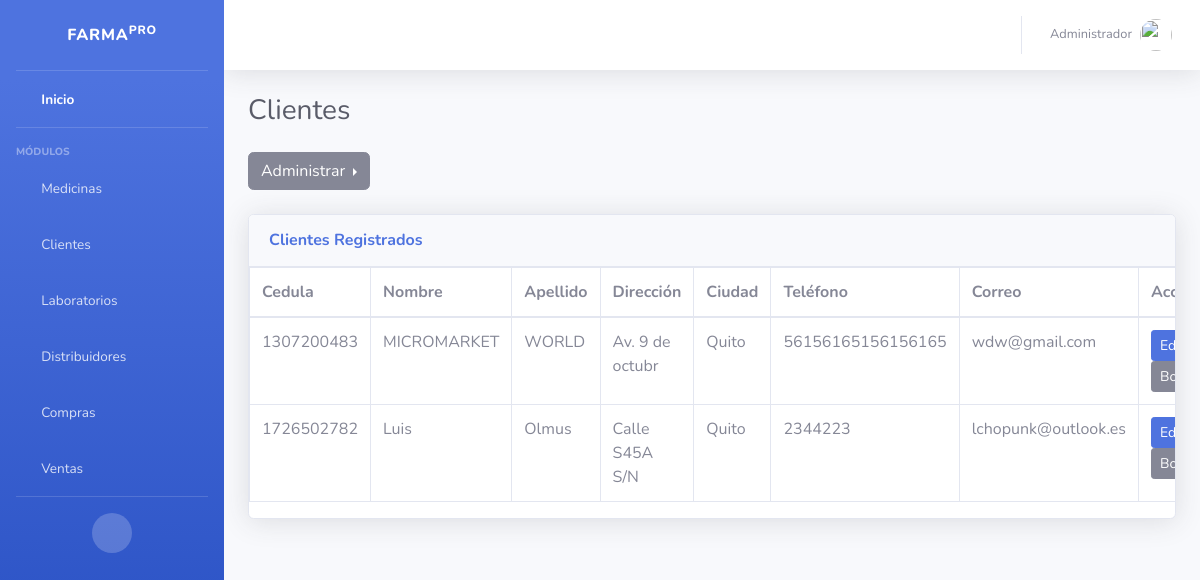
/clientes/, run on the app's committed database.
### clientes/models.py (models this page shows, shortened)
class Cliente(models.Model):
    cedula =  models.BigIntegerField(max_length = 10,  verbose_name="Cédula", blank=False, null=False)
    nombre_cliente = models.CharField(max_length = 50, verbose_name="Nombre",blank=False, null=False)
    apellido_cliente = models.CharField(max_length = 50, verbose_name="Apellido",blank=False, null=False)
    direccion_cliente = models.TextField(max_length = 50, verbose_name="Dirección",blank=False, null=False)
    ciudad_cliente = models.CharField(max_length = 20, verbose_name="Ciudad",blank=False, null=False)
    telefono_cliente =  models.BigIntegerField(max_length = 10,verbose_name="teléfono",blank=False, null=False)
    correo_cliente = models.EmailField(max_length = 50, verbose_name="Correo",blank=False, null=False)
    created = models.DateTimeField(auto_now_add = True)
    updated = models.DateTimeField(auto_now = True)
    class Meta:
        verbose_name = "Cliente"
        verbose_name_plural = "Clientes"

### clientes/views.py (the view)
# urls.py: path("", ClienteListView.as_view(), name="clientes"),
class ClienteListView(ListView):
    model = Cliente

### clientes/templates/clientes/cliente_list.html
{% extends 'core/base.html' %}
{% block cabecera %}
Clientes
{% endblock %}
{% block pie %}
{% include 'clientes/cliente_menu.html'%}
<div class="card shadow mb-4">
  <div class="card-header py-3">
      <h6 class="m-0 font-weight-bold text-primary">Clientes Registrados</h6>
  </div>
      <div class="table-responsive">
<table class="table table-bordered" id="dataTable" width="100%" cellspacing="0">
<thead>
    <tr>
        <th scope="col">Cedula</th>
      <th scope="col">Nombre</th>
      <th scope="col">Apellido</th>
      <th scope="col">Dirección</th>
      <th scope="col">Ciudad</th>
      <th scope="col">Teléfono</th>
      <th scope="col">Correo</th>
      <th scope="col">Acciones</th>
    </tr>
  </thead>
    <tbody>
        {% for cliente in object_list %}
    <tr>
        <td>{{cliente.cedula}}</td>
        <td>{{cliente.nombre_cliente}}</td>
        <td>{{cliente.apellido_cliente}}</td>
        <td>{{cliente.direccion_cliente}}</td>
        <td>{{cliente.ciudad_cliente}}</td>
        <td>{{cliente.telefono_cliente}}</td>
        <td>{{cliente.correo_cliente}}</td>
        <td>
          <a href="{% url 'clientes:update' cliente.id %}" class="btn btn-sm btn-primary">Editar</a>
          <a href="{% url 'clientes:delete' cliente.id %}" class="btn btn-secondary btn-sm">Borrar</a>
        </td>
    </tr>
    {% endfor %}
    </tbody>
</table>
{% endblock %}

### data on the page
Cliente: cedula "1307200483", nombre_cliente "MICROMARKET", apellido_cliente "WORLD", direccion_cliente "Av. 9 de octubr", ciudad_cliente "Quito", telefono_cliente "56156165156156165", correo_cliente "wdw@gmail.com"
Cliente: cedula "1726502782", nombre_cliente "Luis", apellido_cliente "Olmus", direccion_cliente "Calle S45A S/N", ciudad_cliente "Quito", telefono_cliente "2344223", correo_cliente "lchopunk@outlook.es"
